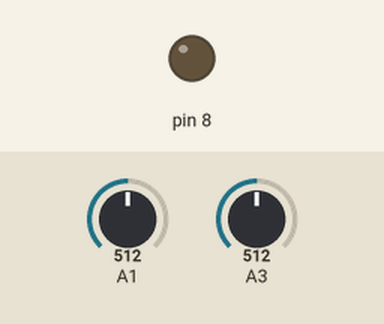
Recording of a sketch running on a simulated Arduino Uno, built with avr-gcc and run on an emulated ATmega328P. Parts: output pins drawn as LEDs (lit = HIGH). The inputs (shaded band) are chosen by the test bench; at power-on: A3 = 512, A1 = 512. Random numbers use the default seed unless the sketch sets one; what the sketch prints to the serial monitor is not drawn.

Above: at 1.2 s.
1.3 s: A3 set to 186
2.8 s: A3 set to 157
At 3.2 s:
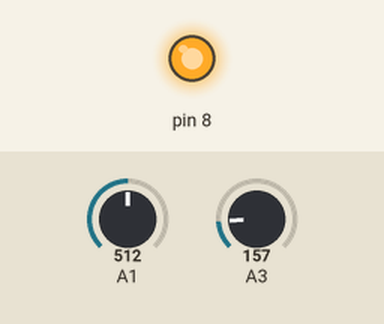
4.3 s: A3 set to 306
At 5.5 s:
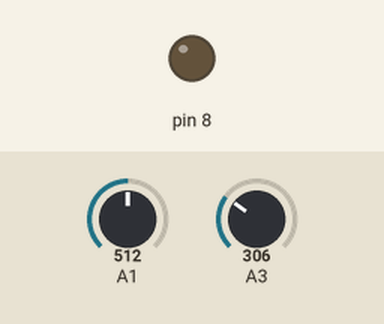
5.8 s: A3 set to 122
At 6.8 s:
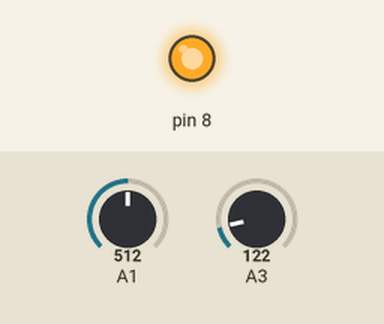
Timing chart, 0 to 8.3 s (numbered marks = the images above; inputs shaded):
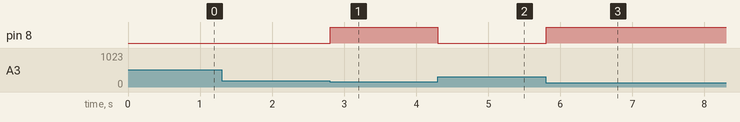

The sketch:

simple_game.ino
```cpp
int correctValue =0;
int acceptableRange = 50;
int turnLimit = 350;
boolean unlockable = false;
void setup() {
  // put your setup code here, to run once:
  pinMode(8, OUTPUT);
  correctValue =  random(50, 900);
  Serial.begin(9600);
  randomSeed(analogRead(0));
}

void loop() {
  // put your main code here, to run repeatedly:
  int lockpickValue = analogRead(1);
  int wrenchValue = analogRead(3); //unbent 300, 130 all  the way back
  int tempValue = correctValue - lockpickValue;
  int correctnessValue = abs(tempValue);
  if(correctnessValue <= acceptableRange){
    turnLimit = 130;
    unlockable = true;
  } else {
    int howOff = correctnessValue - acceptableRange;
    turnLimit = map(howOff, 1, 900, 150, 300);
  }
  if(wrenchValue < turnLimit){
    digitalWrite(8, HIGH);
  } else {
    digitalWrite(8, LOW);
  }
  Serial.print(lockpickValue);
  Serial.print("\r\n");
}
```

Measured:
- the behaviour switches between 174 and 173 on A3 (found by bisection; images 0 and 1)
- after the input at 1.3 s, every drawn part: stays the same
- after the input at 2.8 s, pin 8: LOW → HIGH at once
- after the input at 4.3 s, pin 8: HIGH → LOW at once
- after the input at 5.8 s, pin 8: LOW → HIGH at once
